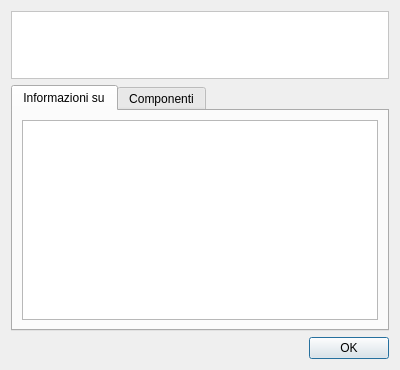
<ui version="4.0">
 <class>AbautDialog</class>
 <widget class="QDialog" name="AbautDialog">
  <property name="windowModality">
   <enum>Qt::NonModal</enum>
  </property>
  <property name="geometry">
   <rect>
    <x>0</x>
    <y>0</y>
    <width>400</width>
    <height>370</height>
   </rect>
  </property>
  <property name="minimumSize">
   <size>
    <width>400</width>
    <height>370</height>
   </size>
  </property>
  <property name="maximumSize">
   <size>
    <width>400</width>
    <height>370</height>
   </size>
  </property>
  <property name="windowTitle">
   <string>About Themonospot</string>
  </property>
  <property name="windowIcon">
   <iconset resource="../../resources/ResManager.qrc">
    <normaloff>:/main/themonospot_48.png</normaloff>:/main/themonospot_48.png</iconset>
  </property>
  <property name="modal">
   <bool>true</bool>
  </property>
  <layout class="QGridLayout" name="gridLayout">
   <property name="sizeConstraint">
    <enum>QLayout::SetDefaultConstraint</enum>
   </property>
   <item row="0" column="0">
    <layout class="QVBoxLayout" name="verticalLayout">
     <item>
      <widget class="QFrame" name="frmTop">
       <property name="minimumSize">
        <size>
         <width>0</width>
         <height>64</height>
        </size>
       </property>
       <property name="autoFillBackground">
        <bool>false</bool>
       </property>
       <property name="styleSheet">
        <string>background-color: rgb(255, 255, 255);</string>
       </property>
       <property name="frameShape">
        <enum>QFrame::StyledPanel</enum>
       </property>
       <property name="frameShadow">
        <enum>QFrame::Raised</enum>
       </property>
       <layout class="QGridLayout" name="gridLayout_2">
        <item row="0" column="0">
         <widget class="QWidget" name="logo" native="true">
          <property name="minimumSize">
           <size>
            <width>48</width>
            <height>48</height>
           </size>
          </property>
          <property name="maximumSize">
           <size>
            <width>48</width>
            <height>48</height>
           </size>
          </property>
          <property name="styleSheet">
           <string>background-image: url(:/main/themonospot_48.png);</string>
          </property>
         </widget>
        </item>
        <item row="0" column="1">
         <layout class="QVBoxLayout" name="verticalLayout_2">
          <item>
           <widget class="QLabel" name="lblName">
            <property name="font">
             <font>
              <weight>75</weight>
              <bold>true</bold>
             </font>
            </property>
            <property name="text">
             <string/>
            </property>
            <property name="margin">
             <number>1</number>
            </property>
           </widget>
          </item>
          <item>
           <widget class="QLabel" name="lblVersion">
            <property name="text">
             <string/>
            </property>
            <property name="margin">
             <number>1</number>
            </property>
           </widget>
          </item>
         </layout>
        </item>
       </layout>
      </widget>
     </item>
     <item>
      <widget class="QTabWidget" name="tabInfo">
       <property name="autoFillBackground">
        <bool>false</bool>
       </property>
       <property name="styleSheet">
        <string/>
       </property>
       <property name="currentIndex">
        <number>0</number>
       </property>
       <widget class="QWidget" name="Informations">
        <attribute name="title">
         <string>Informazioni su</string>
        </attribute>
        <layout class="QGridLayout" name="gridLayout_4">
         <item row="0" column="0">
          <widget class="QTextEdit" name="txtInfo">
           <property name="readOnly">
            <bool>true</bool>
           </property>
          </widget>
         </item>
        </layout>
       </widget>
       <widget class="QWidget" name="Components">
        <attribute name="title">
         <string>Componenti</string>
        </attribute>
        <layout class="QGridLayout" name="gridLayout_3">
         <item row="0" column="0">
          <widget class="QTextEdit" name="txtComponents">
           <property name="readOnly">
            <bool>true</bool>
           </property>
          </widget>
         </item>
        </layout>
       </widget>
      </widget>
     </item>
     <item>
      <widget class="QDialogButtonBox" name="buttonBox">
       <property name="standardButtons">
        <set>QDialogButtonBox::Ok</set>
       </property>
      </widget>
     </item>
    </layout>
   </item>
  </layout>
 </widget>
 <resources>
  <include location="../../resources/ResManager.qrc"/>
 </resources>
 <connections/>
</ui>
